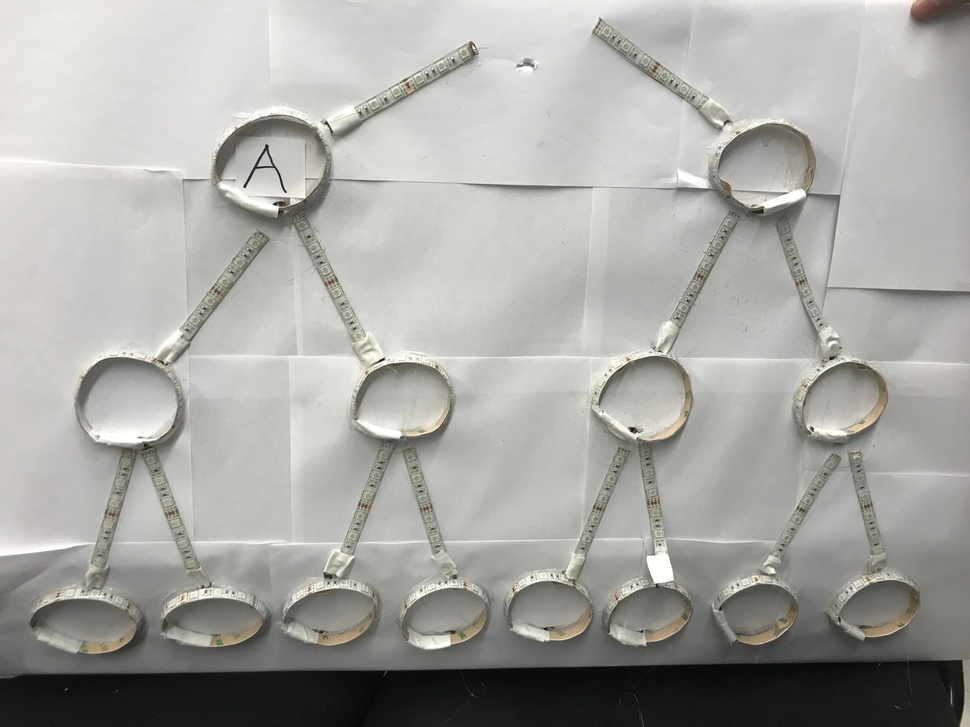
#> input picture IMG_0152.JPG, 970 x 727 px, shrunk from 4032 x 3024 before the run
$ python countShapes.py --image IMG_0152.JPG
#> lines starting #> are read from the running program, lines starting #| are printed output that depends on the picture; after the words box and inside, x2 and y2 are one past the last pixel; in counts of white or black regions, pixels touching at a corner belong together
# import the necessary packages
import numpy as np
import argparse
import cv2

# construct the argument parse and parse the arguments
ap = argparse.ArgumentParser()
ap.add_argument("-i", "--image", help = "path to the image file")
args = vars(ap.parse_args())

# load the image
image = cv2.imread(args["image"])
#> image is the input picture: shape (727, 970, 3); mean B, G, R 162.5, 166.9, 167
# find all the 'black' shapes in the image
lower = np.array([0, 0, 0])
upper = np.array([15, 15, 15])
shapeMask = cv2.inRange(image, lower, upper)
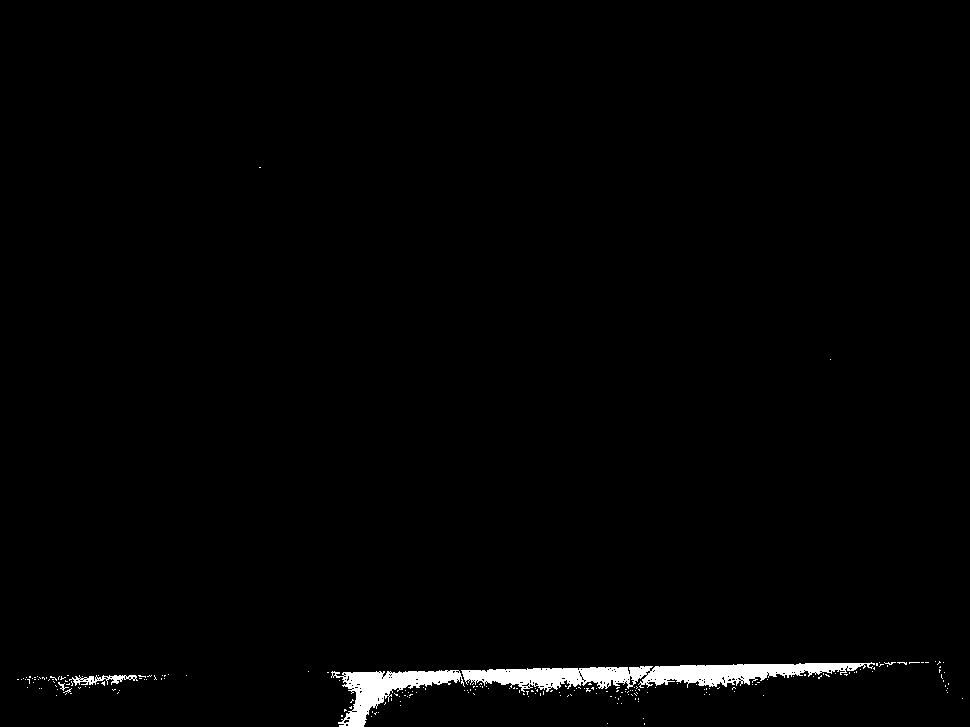
#> shapeMask: shape (727, 970); 1.4% white; 217 white regions (213 under 20 px)

# find the contours in the mask
cnts = cv2.findContours(shapeMask.copy(), cv2.RETR_EXTERNAL, cv2.CHAIN_APPROX_SIMPLE)
#> cnts = 217 contours, 214 with area under 20; largest, box (x1, y1, x2, y2) and area: (461, 662, 875, 692) 5527, (331, 670, 465, 727) 2587, (69, 675, 138, 686) 242
print("I found %d black shapes" % (len(cnts)))
#| I found 2 black shapes
